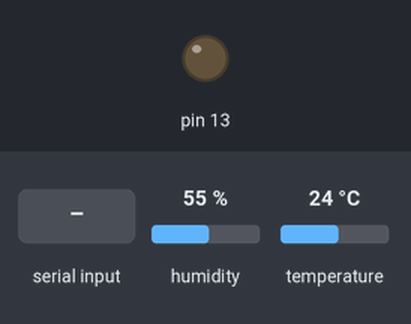
Recording of a sketch running on a simulated Arduino Uno, built with avr-gcc and run on an emulated ATmega328P. On the bench: output pins drawn as LEDs (lit = HIGH). Dashed ring = blinking. The inputs (shaded band) are chosen by the test bench; at power-on: humidity 55 %, temperature 24 °C.

Above: at 2.8 s.
2.9 s: humidity set to 51 %
6.3 s: humidity set to 48 %
At 9.47 s:
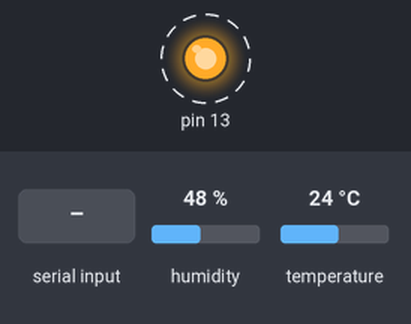
12.4 s: "90,45\n" received over the second serial link
At 13.7 s:
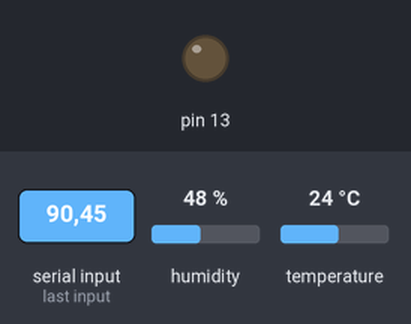
14.2 s: humidity set to 46 %
18.1 s: humidity set to 43 %
At 21.8 s:
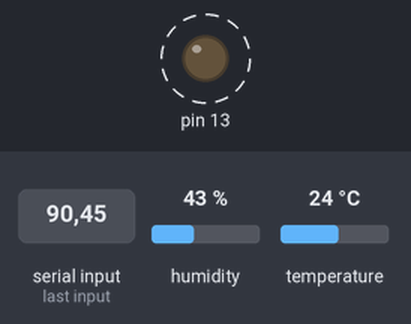
Timing chart, 0 to 25.2 s (numbered marks = the images above; inputs shaded):
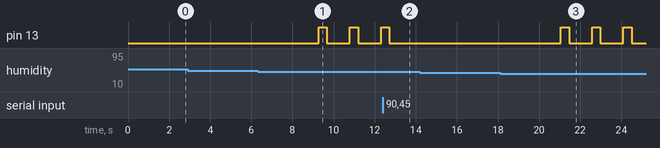

The sketch:

app_code.ino
```cpp
#include <Adafruit_Sensor.h>
#include <DHT.h>
#include "Arduino.h"
#include <SoftwareSerial.h>

#define DHTPIN 2
#define DHTTYPE DHT22

DHT dht = DHT(DHTPIN, DHTTYPE);
const int AOUTpin=A0;
const byte rxPin = 3;
const byte txPin = 4;
SoftwareSerial BTSerial(rxPin, txPin);
bool configReceived = false; // Flag variable to check if configuration is received
float temp_lim = 50.0;
float hum_lim = 50.0;
float CO_lim = 5000.0;

void setup() {
  Serial.begin(9600);
  pinMode(13, OUTPUT);
  pinMode(6, INPUT);
  pinMode(AOUTpin, INPUT);
  pinMode(rxPin, INPUT);
  pinMode(txPin, OUTPUT);
  BTSerial.begin(9600);
  dht.begin();
}

void loop() {


  float h = dht.readHumidity();
  float t = dht.readTemperature();
  //int gas_ppm = analogRead(AOUTpin);
  delay(1000);

  if (isnan(h) || isnan(t)) {
    return;
  }

  if (BTSerial.available() && !configReceived) {

    temp_lim = BTSerial.parseFloat(); // Read temperature limit from Bluetooth
    hum_lim = BTSerial.parseFloat();  // Read humidity limit from Bluetooth
//    CO_lim = BTSerial.parseFloat();   // Read CO limit from Bluetooth
    configReceived = true;
  }

//  BTSerial.print("temperature limit = ");
//  BTSerial.println(temp_lim);
//  BTSerial.print("humidity limit = ");
//  BTSerial.println(hum_lim);
//  BTSerial.print("CO limit = ");
//  BTSerial.println(CO_lim);
//  BTSerial.print("Temperature: ");
  BTSerial.print(t);
  BTSerial.print("°C");
  BTSerial.print("|");
  BTSerial.print(h);
  BTSerial.println("%");
  //BTSerial.print("|");
  //BTSerial.println(gas_ppm);


  if ((t > temp_lim) || (h < hum_lim)) {
    digitalWrite(13, HIGH);
    delay(400);
    digitalWrite(13, LOW);
    delay(100);

  } else {
    digitalWrite(13, LOW);
    delay(10);
  }
}
```

Measured:
- the behaviour switches between 50 and 49 % on humidity (found by bisection; images 0 and 1)
- the behaviour switches between 45 and 44 % on humidity (found by bisection; images 2 and 3)
- after the input at 2.9 s, every drawn part: stays the same
- after the input at 6.3 s, pin 13: alternates HIGH for 0.40 s and LOW for 1.1 s, starting after 3.0 s
- after the input at 12.4 s, pin 13: goes on until 12.7 s, then stays LOW
- after the input at 14.2 s, every drawn part: stays the same
- after the input at 18.1 s, pin 13: alternates HIGH for 0.40 s and LOW for 1.1 s, starting after 3.0 s
